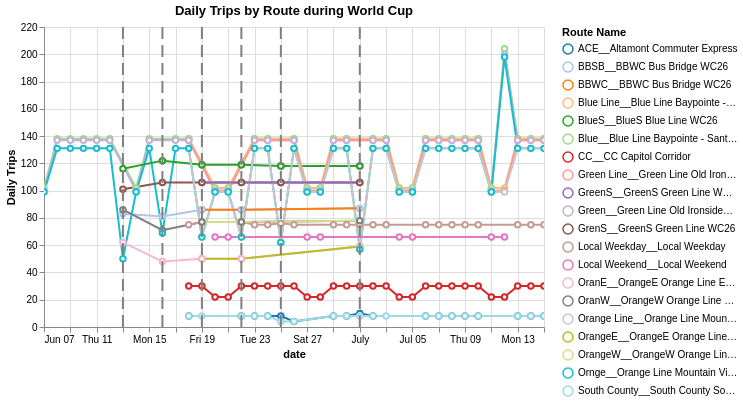

Notebook code cell kept with this figure:
### Code cell
chart_utils.trip_chart_with_event_dates(
    daily_trips_by_route, wc_vars.levi_dates, color_col="route_name"
).properties(
    title= "Daily Trips by Route during World Cup",
    width=500, height=300
)

### Figure 1 — Vega-Lite specification as saved in the notebook (floating-point values rounded to 4 significant figures; data arrays with more than 128 entries replaced by an {"elided": "..."} marker saying what was removed)
{"config": {"view": {"continuousWidth": 300, "continuousHeight": 300}}, "layer": [{"data": {"name": "data-40e51a4157ea4edc159be1e88bde7d0e"}, "mark": {"type": "line", "point": {"fill": "white", "filled": false}}, "encoding": {"color": {"field": "route_name", "scale": {"scheme": "category20"}, "title": "Route Name", "type": "nominal"}, "opacity": {"condition": [{"param": "param_b510e828d9ac2070", "value": 1}], "value": 0.1}, "tooltip": [{"field": "schedule_name", "type": "nominal"}, {"field": "service_date", "type": "temporal"}, {"field": "route_name", "type": "nominal"}, {"field": "n_trips", "type": "quantitative"}], "x": {"field": "service_date", "title": "date", "type": "temporal"}, "y": {"field": "n_trips", "title": "Daily Trips", "type": "quantitative"}}, "name": "view_66f6227889ca695c_0"}, {"data": {"name": "data-7b81ac718d35a4e2c22defb75563d558"}, "mark": {"type": "rule", "size": 2, "strokeDash": [12, 6]}, "encoding": {"color": {"field": "color", "scale": null, "type": "nominal"}, "x": {"field": "service_date", "type": "temporal"}}}], "height": 300, "params": [{"name": "param_1e9efca18e7a2868", "select": {"type": "interval", "encodings": ["x", "y"]}, "bind": "scales", "views": ["view_66f6227889ca695c_0"]}, {"name": "param_b510e828d9ac2070", "select": {"type": "point", "fields": ["route_name"]}, "bind": "legend", "views": ["view_66f6227889ca695c_0"]}], "title": "Daily Trips by Route during World Cup", "width": 500, "$schema": "https://vega.github.io/schema/vega-lite/v6.4.1.json", "datasets": {"data-40e51a4157ea4edc159be1e88bde7d0e": {"elided": "319 records"}, "data-7b81ac718d35a4e2c22defb75563d558": [{"service_date": "2026-06-13T00:00:00", "color": "gray"}, {"service_date": "2026-06-16T00:00:00", "color": "gray"}, {"service_date": "2026-06-19T00:00:00", "color": "gray"}, {"service_date": "2026-06-22T00:00:00", "color": "gray"}, {"service_date": "2026-06-25T00:00:00", "color": "gray"}, {"service_date": "2026-07-01T00:00:00", "color": "gray"}]}}
